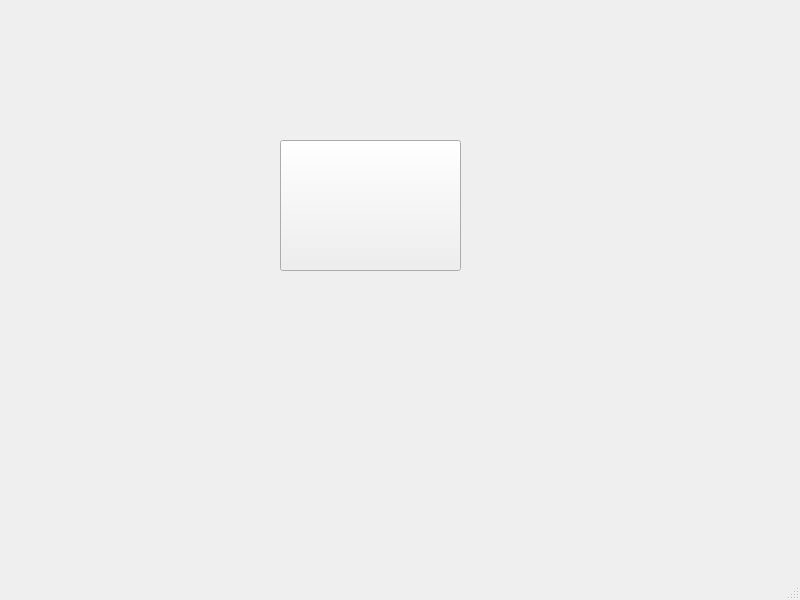
<?xml version="1.0" encoding="UTF-8"?>
<ui version="4.0">
 <class>MainWindow</class>
 <widget class="QMainWindow" name="MainWindow">
  <property name="geometry">
   <rect>
    <x>0</x>
    <y>0</y>
    <width>800</width>
    <height>600</height>
   </rect>
  </property>
  <property name="windowTitle">
   <string>MainWindow</string>
  </property>
  <widget class="QWidget" name="centralwidget">
   <widget class="QMyPushButton" name="pushButton">
    <property name="geometry">
     <rect>
      <x>280</x>
      <y>140</y>
      <width>181</width>
      <height>131</height>
     </rect>
    </property>
    <property name="mouseTracking">
     <bool>true</bool>
    </property>
    <property name="text">
     <string/>
    </property>
    <property name="icon">
     <iconset>
      <normaloff>../mousesit.png</normaloff>../mousesit.png</iconset>
    </property>
    <property name="iconSize">
     <size>
      <width>181</width>
      <height>131</height>
     </size>
    </property>
   </widget>
  </widget>
  <widget class="QMenuBar" name="menubar">
   <property name="geometry">
    <rect>
     <x>0</x>
     <y>0</y>
     <width>800</width>
     <height>25</height>
    </rect>
   </property>
  </widget>
  <widget class="QStatusBar" name="statusbar"/>
 </widget>
 <customwidgets>
  <customwidget>
   <class>QMyPushButton</class>
   <extends>QPushButton</extends>
   <header location="global">qmypushbutton.h</header>
  </customwidget>
 </customwidgets>
 <resources/>
 <connections/>
</ui>
